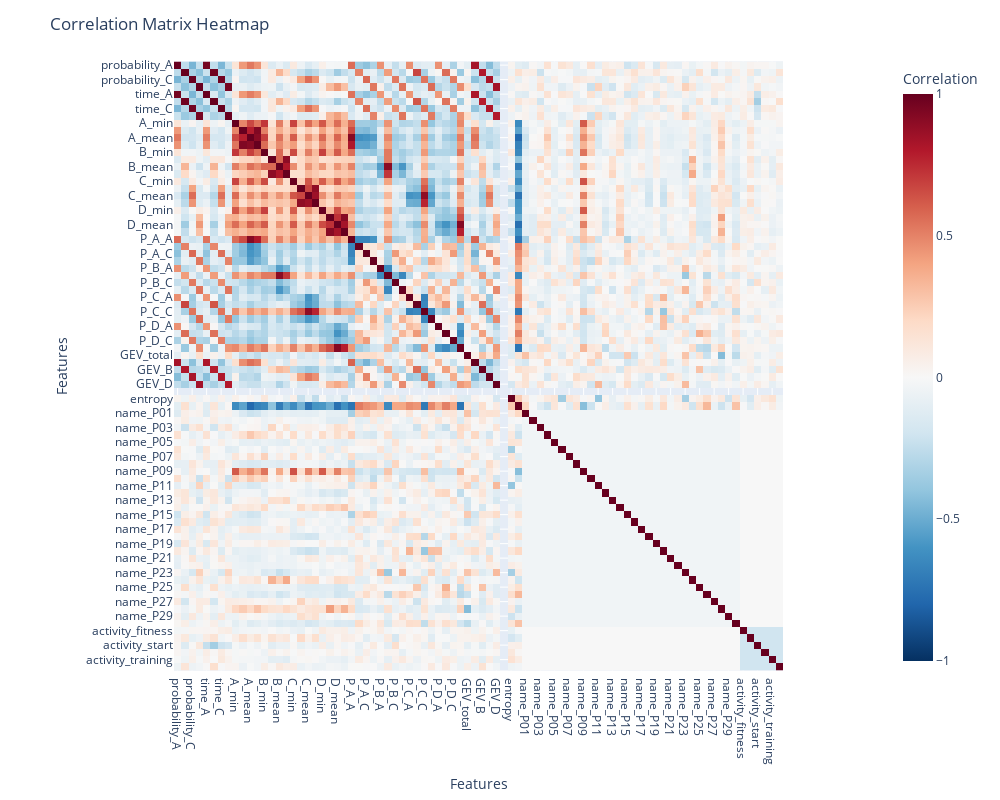

The cell this chart's notebook holds for it:
### Code cell
import plotly.express as px

# Calculate the correlation matrix
correlation_matrix_self_guided = df_encoded_self_guided.corr()

# Create the heatmap
fig = px.imshow(correlation_matrix, 
                labels=dict(color="Correlation"),
                x=correlation_matrix.columns,
                y=correlation_matrix.columns,
                color_continuous_scale='RdBu_r',
                zmin=-1, zmax=1)

# Update layout for better readability
fig.update_layout(
    title='Correlation Matrix Heatmap',
    xaxis_title='Features',
    yaxis_title='Features',
    width=1000,
    height=800
)

# Show the plot
fig.show()

### Figure 1 — Plotly figure (JSON) as saved in the notebook; plotly's stock layout.template omitted (floating-point values rounded to 4 significant figures; data arrays with more than 128 entries replaced by an {"elided": "..."} marker saying what was removed)
{"data": [{"coloraxis": "coloraxis", "hovertemplate": "x: %{x}<br>y: %{y}<br>Correlation: %{z}<extra></extra>", "name": "0", "type": "heatmap", "x": ["probability_A", "probability_B", "probability_C", "probability_D", "time_A", "time_B", "time_C", "time_D", "A_min", "A_max", "A_mean", "A_std", "B_min", "B_max", "B_mean", "B_std", "C_min", "C_max", "C_mean", "C_std", "D_min", "D_max", "D_mean", "D_std", "P_A_A", "P_A_B", "P_A_C", "P_A_D", "P_B_A", "P_B_B", "P_B_C", "P_B_D", "P_C_A", "P_C_B", "P_C_C", "P_C_D", "P_D_A", "P_D_B", "P_D_C", "P_D_D", "GEV_total", "GEV_A", "GEV_B", "GEV_C", "GEV_D", "max_entropy", "entropy", "mc_entropy", "name_P01", "name_P02", "name_P03", "name_P04", "name_P05", "name_P06", "name_P07", "name_P08", "name_P09", "name_P10", "name_P11", "name_P12", "name_P13", "name_P14", "name_P15", "name_P16", "name_P17", "name_P18", "name_P19", "name_P20", "name_P21", "name_P22", "name_P23", "name_P24", "name_P25", "name_P26", "name_P27", "name_P28", "name_P29", "name_P30", "activity_fitness", "activity_slow", "activity_start", "activity_successful", "activity_training", "activity_your"], "xaxis": "x", "y": ["probability_A", "probability_B", "probability_C", "probability_D", "time_A", "time_B", "time_C", "time_D", "A_min", "A_max", "A_mean", "A_std", "B_min", "B_max", "B_mean", "B_std", "C_min", "C_max", "C_mean", "C_std", "D_min", "D_max", "D_mean", "D_std", "P_A_A", "P_A_B", "P_A_C", "P_A_D", "P_B_A", "P_B_B", "P_B_C", "P_B_D", "P_C_A", "P_C_B", "P_C_C", "P_C_D", "P_D_A", "P_D_B", "P_D_C", "P_D_D", "GEV_total", "GEV_A", "GEV_B", "GEV_C", "GEV_D", "max_entropy", "entropy", "mc_entropy", "name_P01", "name_P02", "name_P03", "name_P04", "name_P05", "name_P06", "name_P07", "name_P08", "name_P09", "name_P10", "name_P11", "name_P12", "name_P13", "name_P14", "name_P15", "name_P16", "name_P17", "name_P18", "name_P19", "name_P20", "name_P21", "name_P22", "name_P23", "name_P24", "name_P25", "name_P26", "name_P27", "name_P28", "name_P29", "name_P30", "activity_fitness", "activity_slow", "activity_start", "activity_successful", "activity_training", "activity_your"], "yaxis": "y", "z": {"elided": "84x84 float values"}}], "layout": {"coloraxis": {"cmax": 1, "cmin": -1, "colorbar": {"title": {"text": "Correlation"}}, "colorscale": [[0, "rgb(5,48,97)"], [0.1, "rgb(33,102,172)"], [0.2, "rgb(67,147,195)"], [0.3, "rgb(146,197,222)"], [0.4, "rgb(209,229,240)"], [0.5, "rgb(247,247,247)"], [0.6, "rgb(253,219,199)"], [0.7, "rgb(244,165,130)"], [0.8, "rgb(214,96,77)"], [0.9, "rgb(178,24,43)"], [1, "rgb(103,0,31)"]]}, "height": 800, "margin": {"t": 60}, "title": {"text": "Correlation Matrix Heatmap"}, "width": 1000, "xaxis": {"anchor": "y", "constrain": "domain", "domain": [0, 1], "scaleanchor": "y", "title": {"text": "Features"}}, "yaxis": {"anchor": "x", "autorange": "reversed", "constrain": "domain", "domain": [0, 1], "title": {"text": "Features"}}}}
